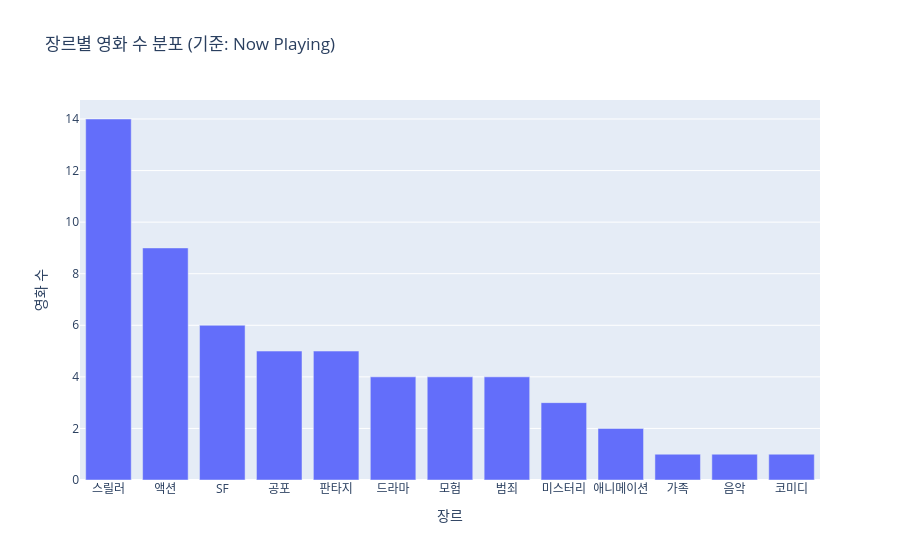

The cell this chart's notebook holds for it:
### Code cell
import plotly.express as px

fig = px.bar(
    agg.sort_values("movie_count", ascending=False),
    x="genre",
    y="movie_count",
    title="장르별 영화 수 분포 (기준: Now Playing)"

)

fig.update_layout(xaxis_title="장르", yaxis_title="영화 수")
fig.show()

### Figure 1 — Plotly figure (JSON) as saved in the notebook; plotly's stock layout.template omitted (floating-point values rounded to 4 significant figures)
{"data": [{"alignmentgroup": "True", "hovertemplate": "genre=%{x}<br>movie_count=%{y}<extra></extra>", "legendgroup": "", "marker": {"color": "#636efa", "pattern": {"shape": ""}}, "name": "", "offsetgroup": "", "orientation": "v", "showlegend": false, "textposition": "auto", "type": "bar", "x": ["스릴러", "액션", "SF", "공포", "판타지", "드라마", "모험", "범죄", "미스터리", "애니메이션", "가족", "음악", "코미디"], "xaxis": "x", "y": [14, 9, 6, 5, 5, 4, 4, 4, 3, 2, 1, 1, 1], "yaxis": "y"}], "layout": {"barmode": "relative", "legend": {"tracegroupgap": 0}, "title": {"text": "장르별 영화 수 분포 (기준: Now Playing)"}, "xaxis": {"anchor": "y", "domain": [0, 1], "title": {"text": "장르"}}, "yaxis": {"anchor": "x", "domain": [0, 1], "title": {"text": "영화 수"}}}}
